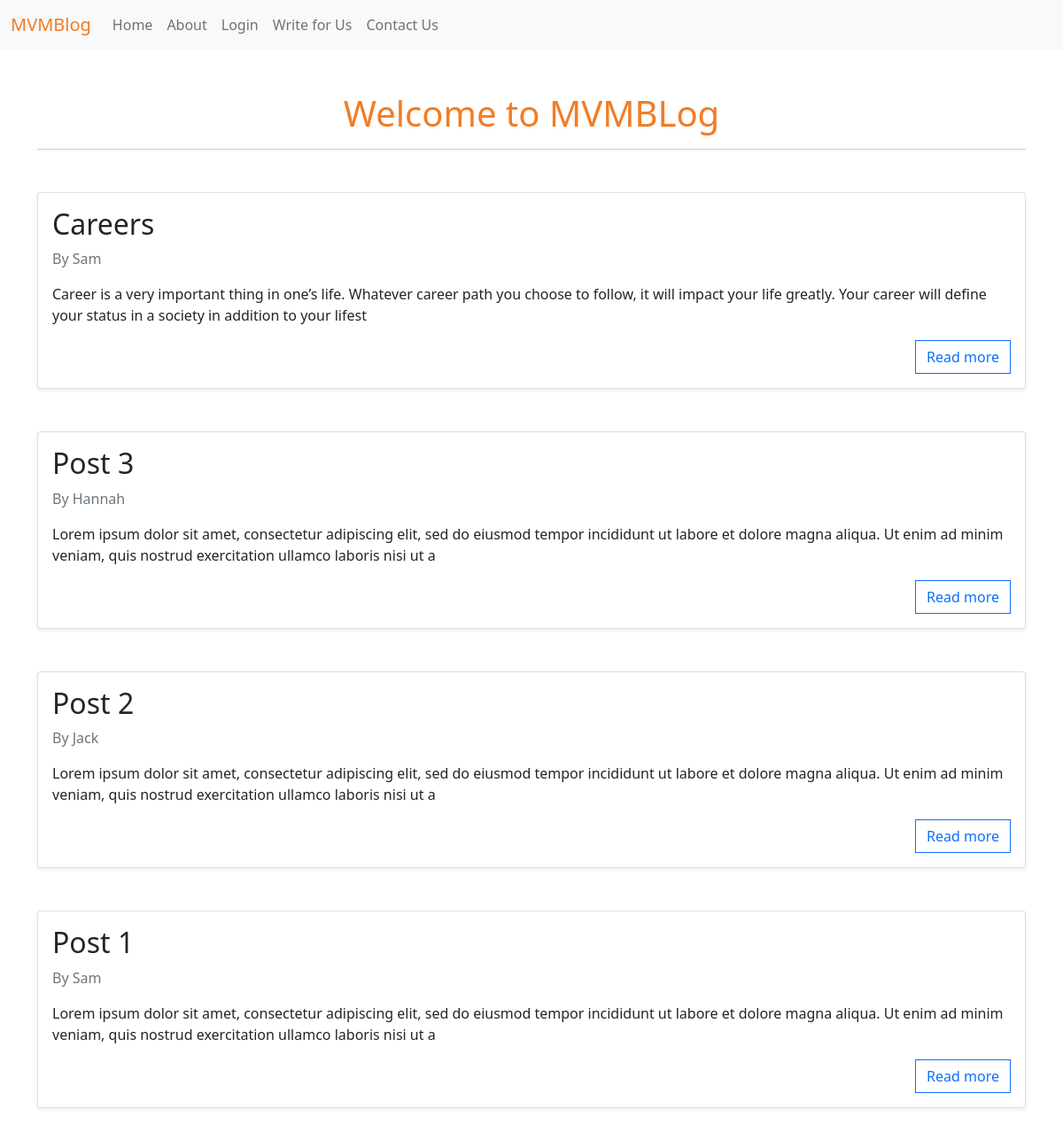
The page / on the database its author committed.
### app/models.py (models this page shows, shortened)
class Post(models.Model):
    title = models.CharField(max_length=255)
    slug = models.SlugField()
    content = models.TextField()
    created_on = models.DateTimeField(auto_now_add=True)
    author = models.CharField(max_length=100)
    class_and_section = models.CharField(max_length=255)
    status = models.IntegerField(choices=STATUS, default=0)
    class Meta:
        ordering = ['-created_on']

### app/views.py (the view)
# urls.py: path('', views.PostList.as_view(), name='home'),
class PostList(generic.ListView):
    queryset = Post.objects.filter(status=1).order_by('-created_on')
    template_name = 'index.html'

### app/templates/index.html
{% extends 'base.html' %}
{% block content %}
<div class="text-center my-5">
  <h1 style="color: #F37C23;">Welcome to MVMBLog</h1>
  <hr>
</div>
<div class="row gx-5">
  {% for post in post_list %}
  <div class="col">
    <div class="card mb-5 shadow-sm" >
      <div class="card-body">
        <div class="card-title">
          <h2>{{post.title}}</h2>
          <p class="text-muted">By {{post.author}}</p>
        </div>
        <div class="card-text">
          <p>{{post.content|slice:":200"}}</p>
        </div>
        <a href="{% url 'post_detail' post.slug %}" class="btn btn-outline-primary rounded-0 float-end">Read more</a>
      </div>
    </div>
  {% endfor %}
  </div>
</div>
{% endblock %}

### app/templates/base.html (shortened to what this page needs)
<!DOCTYPE html>
<html lang="en">
<head>
    <link href="https://cdn.jsdelivr.net/npm/bootstrap@5.0.2/dist/css/bootstrap.min.css" rel="stylesheet">
</head>
<body>
    <nav class="navbar navbar-expand-lg navbar-light bg-light">
        <div class="container-fluid">
          <a class="navbar-brand" href="{% url 'home' %}" style="color: #F37C23;">MVMBlog</a>
          <div class="collapse navbar-collapse" id="navbarSupportedContent">
            <ul class="navbar-nav me-auto mb-2 mb-lg-0">
              <li class="nav-item">
                <a class="nav-link" aria-current="page" href="{% url 'home' %}">Home</a>
              </li>
              <li class="nav-item">
                <a class="nav-link" href="{% url 'about' %}">About</a>
              </li>
              <li class="nav-item">
                <a class="nav-link " href="{% url 'admin:index' %}" tabindex="-1" aria-disabled="true">Login</a>
              </li>
              <li class="nav-item">
                <a class="nav-link " href="{% url 'write_for_us' %}" tabindex="-1" aria-disabled="true">Write for Us</a>
              </li>
              <li class="nav-item">
                <a class="nav-link " href="{% url 'contact' %}" tabindex="-1" aria-disabled="true">Contact Us</a>
              </li>
            </ul>
          </div>
        </div>
      </nav>
      <div class="container">
        {% block content %}
        {% endblock %}
      </div>
</body>
</html>

### rows shown on the page
Post: title "Careers", author "Sam", content "Career is a very important thing in one’s life. Whatever career path you choose to follow, it will impact your life greatly. Your career will define your status in a society in addition to your lifest"
Post: title "Post 3", author "Hannah", content "Lorem ipsum dolor sit amet, consectetur adipiscing elit, sed do eiusmod tempor incididunt ut labore et dolore magna aliqua. Ut enim ad minim veniam, quis nostrud exercitation ullamco laboris nisi ut a"
Post: title "Post 2", author "Jack", content "Lorem ipsum dolor sit amet, consectetur adipiscing elit, sed do eiusmod tempor incididunt ut labore et dolore magna aliqua. Ut enim ad minim veniam, quis nostrud exercitation ullamco laboris nisi ut a"
Post: title "Post 1", author "Sam", content "Lorem ipsum dolor sit amet, consectetur adipiscing elit, sed do eiusmod tempor incididunt ut labore et dolore magna aliqua. Ut enim ad minim veniam, quis nostrud exercitation ullamco laboris nisi ut a"
